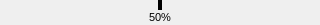
<?xml version="1.0" encoding="UTF-8"?>
<ui version="4.0">
 <class>MoldValueProgressWidget</class>
 <widget class="QWidget" name="MoldValueProgressWidget">
  <property name="geometry">
   <rect>
    <x>0</x>
    <y>0</y>
    <width>320</width>
    <height>25</height>
   </rect>
  </property>
  <widget class="Line" name="line">
   <property name="geometry">
    <rect>
     <x>158</x>
     <y>0</y>
     <width>4</width>
     <height>10</height>
    </rect>
   </property>
   <property name="frameShadow">
    <enum>QFrame::Plain</enum>
   </property>
   <property name="lineWidth">
    <number>4</number>
   </property>
   <property name="orientation">
    <enum>Qt::Vertical</enum>
   </property>
  </widget>
  <widget class="QLabel" name="value">
   <property name="geometry">
    <rect>
     <x>145</x>
     <y>10</y>
     <width>30</width>
     <height>15</height>
    </rect>
   </property>
   <property name="sizePolicy">
    <sizepolicy hsizetype="Preferred" vsizetype="Fixed">
     <horstretch>0</horstretch>
     <verstretch>0</verstretch>
    </sizepolicy>
   </property>
   <property name="font">
    <font>
     <pointsize>8</pointsize>
    </font>
   </property>
   <property name="text">
    <string notr="true">50%</string>
   </property>
   <property name="alignment">
    <set>Qt::AlignCenter</set>
   </property>
  </widget>
  <widget class="QWidget" name="bar" native="true">
   <property name="geometry">
    <rect>
     <x>0</x>
     <y>0</y>
     <width>320</width>
     <height>8</height>
    </rect>
   </property>
  </widget>
 </widget>
 <resources/>
 <connections/>
</ui>
